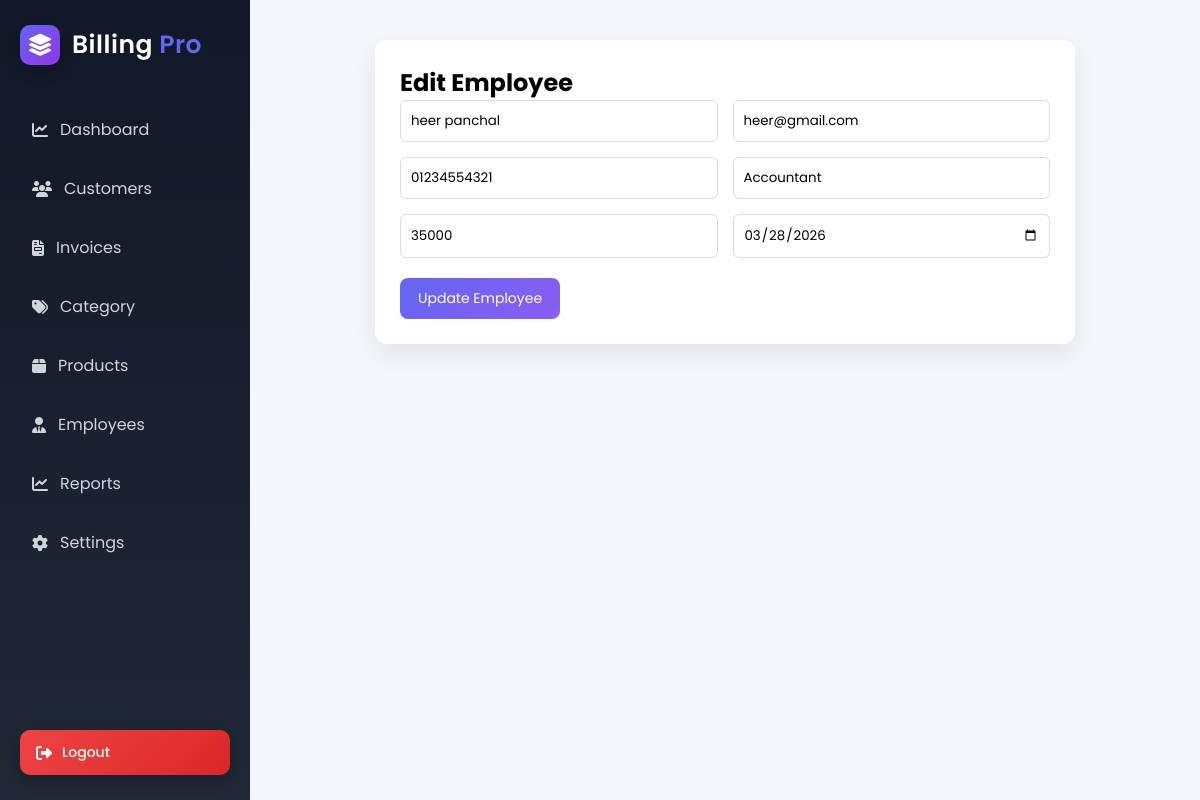
The app's page /edit_employee/6/ with its own data.
### organisation/models.py (models this page shows, shortened)
class Employee(models.Model):
    companyName = models.ForeignKey(OrganisationDetails, on_delete=models.CASCADE)
    name = models.CharField(max_length=100)
    email = models.EmailField()
    phone = models.CharField(max_length=15)
    role = models.CharField(max_length=100)
    salary = models.IntegerField()
    joining_date = models.DateField()

### organisation/views.py (the view, shortened to what this page needs)
# urls.py: path('edit_employee/<int:id>/', views.edit_employee, name='edit_employee'),
def edit_employee(request,id):
    emp = get_object_or_404(Employee,id=id)
    return render(request,'edit_employee.html',{
        'emp':emp
    })

### organisation/templates/edit_employee.html (shortened to what this page needs)
{% extends 'base.html' %}
{% block content %}
<div class="form-wrapper">
<h2>Edit Employee</h2>
<form method="POST">
<div class="form-grid">
<input type="text" name="name" value="{{ emp.name }}" required>
<input type="email" name="email" value="{{ emp.email }}">
<input type="text" name="phone" value="{{ emp.phone }}">
<input type="text" name="role" value="{{ emp.role }}">
<input type="number" name="salary" value="{{ emp.salary }}">
<input type="date" name="joining_date" value="{{ emp.joining_date|date:'Y-m-d' }}">
</div>
<button class="btn-primary">
Update Employee
</button>
</form>
</div>
{% endblock %}

### organisation/static/css/dashboard.css (style rules this page uses)
* { margin:0; padding:0; box-sizing:border-box; font-family:'Poppins',sans-serif; }
body { background:#f4f6fb; }
.form-grid { display:grid; grid-template-columns:1fr 1fr; gap:22px; }
.btn-primary { background:linear-gradient(135deg,#6366f1,#8b5cf6); color:white; padding:10px 18px; border-radius:10px; text-decoration:none; font-size:14px; display:flex; align-items:center; gap:6px; transition:.25s; }
.form-wrapper { background:white; padding:25px; border-radius:12px; box-shadow:0 10px 25px rgba(0,0,0,0.08); max-width:700px; margin:auto; }
.form-grid { display:grid; grid-template-columns:1fr 1fr; gap:15px; margin-bottom:20px; }
.form-grid input { padding:10px; border:1px solid #ddd; border-radius:6px; }
.btn-primary { background:linear-gradient(135deg,#6366f1,#8b5cf6); color:white; padding:10px 18px; border:none; border-radius:8px; cursor:pointer; }

### records on screen
Employee: name "heer panchal", email "heer@gmail.com", phone "01234554321", role "Accountant", salary "35000", joining_date "03/28/2026"
